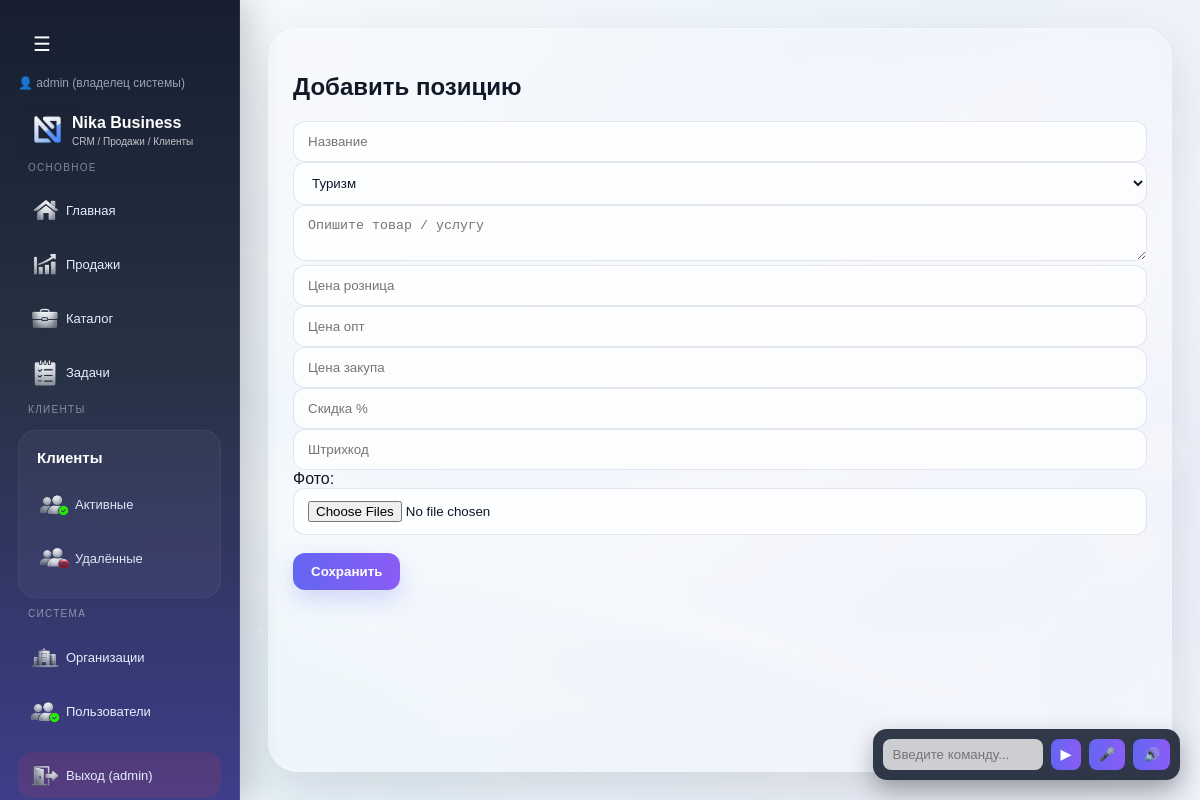
The app's page /items/2/edit (signed in), older data.
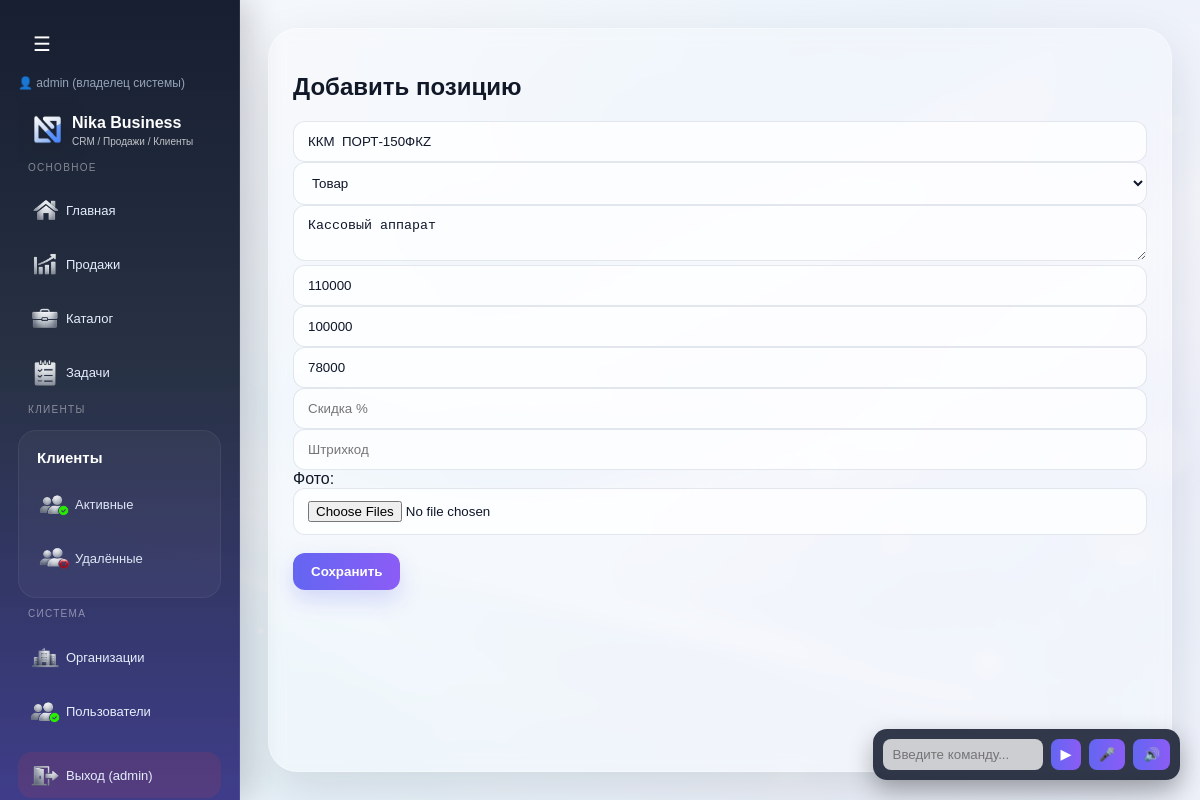
The same page, newer data.
### tables this page shows
CREATE TABLE items (
        id INTEGER PRIMARY KEY AUTOINCREMENT,
        name TEXT,
        price INTEGER,
        category TEXT,
        type TEXT
    , description TEXT, retail_price INTEGER, wholesale_price INTEGER, discount_percent INTEGER, purchase_price INTEGER, barcode TEXT, company_id INTEGER);

### routes/items.py (the view, shortened to what this page needs)
@items_bp.route("/items/<int:item_id>/edit", methods=["GET", "POST"])
def edit_item(item_id):
    conn = get_db()
    item = conn.execute(
        "SELECT * FROM items WHERE id = ? AND company_id = ?",
        (item_id, session.get("company_id"))
    ).fetchone()
    conn.close()
    return render_template("item_form.html", item=item)

### app.py (called while the page is built, shortened)
@app.before_request
def check_company_access():
    if session.get("is_super_admin") or session.get("is_creator"):
        return

### models.py (called while the page is built)
def get_db():
    conn = sqlite3.connect(DATABASE, timeout=5)
    conn.row_factory = sqlite3.Row
    return conn

### templates/item_form.html (shortened to what this page needs)
{% extends "base.html" %}
{% block content %}
<h2>Добавить позицию</h2>
<form method="POST" enctype="multipart/form-data">
<input
    name="name"
    list="itemsList"
    value="{{ item.name if item else '' }}"
    placeholder="Название"
>
<select name="category" id="category">
    <option {% if item and item.category == 'Туризм' %}selected{% endif %}>Туризм</option>
    <option {% if item and item.category == 'Товар' %}selected{% endif %}>Товар</option>
</select>
<textarea
    name="description"
    placeholder="Опишите товар / услугу"
>{{ item.description if item else '' }}</textarea>
<input name="retail_price" id="retail_price" value="{{ item.retail_price if item else '' }}" placeholder="Цена розница">
<input name="wholesale_price" value="{{ item.wholesale_price if item else '' }}" placeholder="Цена опт">
<input name="purchase_price" value="{{ item.purchase_price if item else '' }}" placeholder="Цена закупа">
<input name="discount_percent" value="{{ item.discount_percent if item else '' }}" placeholder="Скидка %">
<input name="barcode" value="{{ item.barcode if item else '' }}" placeholder="Штрихкод">
<label>Фото:</label>
<input type="file" name="images" multiple><br><br>
<button class="btn">Сохранить</button>
</form>
{% endblock %}

Row changes from the older to the newer data that the page shows:
added items: name "ККМ ПОРТ-150ФКZ", category "Товар", description "Кассовый аппарат", retail_price "110000", wholesale_price "100000", purchase_price "78000"
Text that changed along with them:
form field category: "Туризм" → (not shown)
